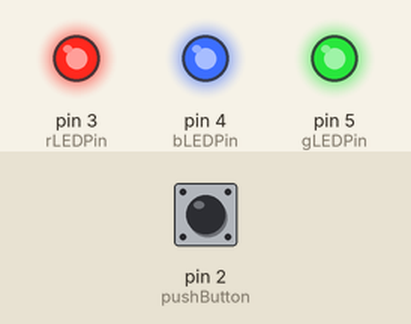
Recording of a sketch running on a simulated Arduino Uno, built with avr-gcc and run on an emulated ATmega328P. On the bench: output pins drawn as LEDs (lit = HIGH). The inputs (shaded band) are chosen by the test bench; at power-on: pin 2 (pushButton) LOW.

Above: at 1.2 s.
1.3 s: pin 2 (pushButton) pulled HIGH for 0.15 s
At 2.2 s:
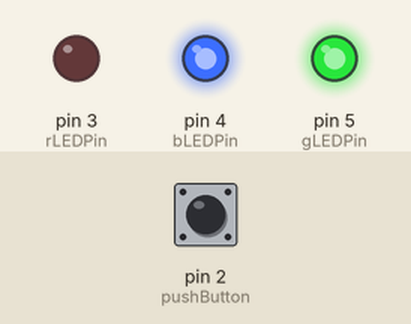
2.9 s: pin 2 (pushButton) pulled HIGH for 1 s
At 3.4 s:
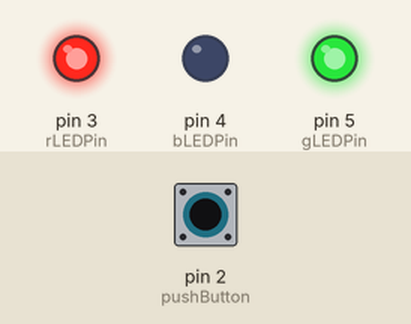
5.4 s: pin 2 (pushButton) pulled HIGH for 0.15 s
At 6.6 s:
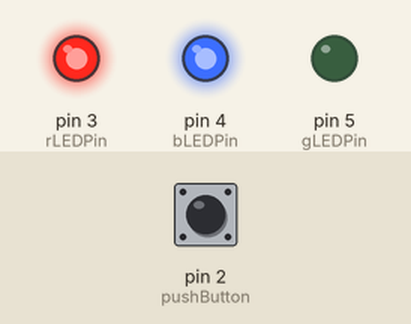
7.0 s: pin 2 (pushButton) pulled HIGH for 3.2 s
At 7.8 s:
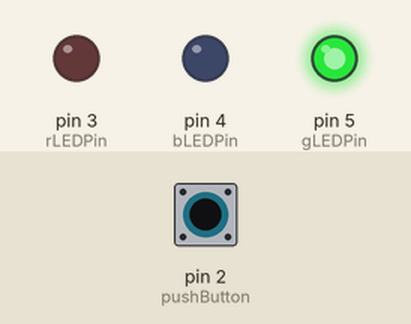
11.7 s: pin 2 (pushButton) pulled HIGH for 0.15 s
At 12.5 s:
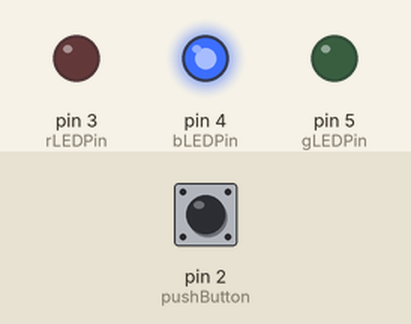
13.3 s: pin 2 (pushButton) pulled HIGH for 1 s
At 13.8 s:
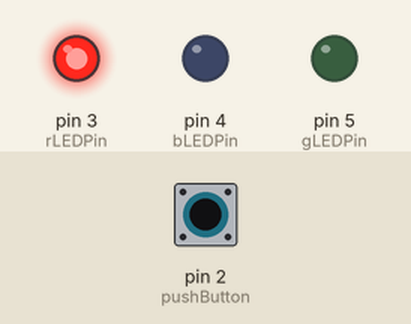
Timing chart, 0 to 16.3 s (numbered marks = the images above; inputs shaded):
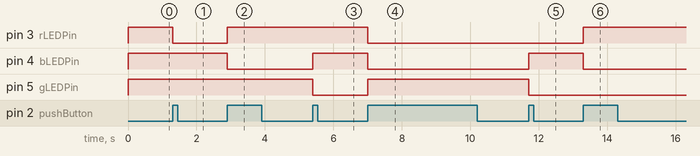

The sketch:

1001_2.ino
```cpp
const int pushButton=2;
const int rLEDPin=3;
const int bLEDPin=4;
const int gLEDPin=5;

int buttonState=0;
int ledcolor=0;
bool ButtonPressed= false;
void setup() {
  pinMode(rLEDPin, OUTPUT);
  pinMode(bLEDPin, OUTPUT);
  pinMode(gLEDPin, OUTPUT);
  pinMode(pushButton, INPUT);
}
void loop() {
  buttonState=digitalRead(pushButton);
  if(buttonState == HIGH && !ButtonPressed) {
  ledcolor = ledcolor + 1;
  ButtonPressed = true;
  }
  if(buttonState == LOW && ButtonPressed){
  ButtonPressed = false;
  }
  if(ledcolor==0){
    digitalWrite(rLEDPin, HIGH);
    digitalWrite(bLEDPin, HIGH);
    digitalWrite(gLEDPin, HIGH);
}else if(ledcolor==1){
    digitalWrite(rLEDPin, LOW);
    digitalWrite(bLEDPin, HIGH);
    digitalWrite(gLEDPin, HIGH);
}else if(ledcolor==2){
    digitalWrite(rLEDPin, HIGH);
    digitalWrite(bLEDPin, LOW);
    digitalWrite(gLEDPin, HIGH);
}else if(ledcolor==3){
    digitalWrite(rLEDPin, HIGH);
    digitalWrite(bLEDPin, HIGH);
    digitalWrite(gLEDPin, LOW);
}else if(ledcolor==4){
  digitalWrite(rLEDPin, LOW);
  digitalWrite(bLEDPin, LOW);
  digitalWrite(gLEDPin, HIGH);
}else if(ledcolor==5){
  digitalWrite(rLEDPin, LOW);
  digitalWrite(bLEDPin, HIGH);
  digitalWrite(gLEDPin, LOW);
}else if(ledcolor==6){
  digitalWrite(rLEDPin, HIGH);
  digitalWrite(bLEDPin, LOW);
  digitalWrite(gLEDPin, LOW);
}else if(ledcolor==7){
  digitalWrite(rLEDPin, LOW);
  digitalWrite(bLEDPin, LOW);
  digitalWrite(gLEDPin, LOW);
}else if(ledcolor==8){
  ledcolor=0;
}
}
  
```

Measured:
- after the input at 1.3 s, pin 3 (rLEDPin): HIGH → LOW at once
- after the input at 2.9 s, pin 3 (rLEDPin): LOW → HIGH at once; pin 4 (bLEDPin): HIGH → LOW at once
- after the input at 5.4 s, pin 4 (bLEDPin): LOW → HIGH at once; pin 5 (gLEDPin): HIGH → LOW at once
- after the input at 7.0 s, pin 3 (rLEDPin), pin 4 (bLEDPin): HIGH → LOW at once; pin 5 (gLEDPin): LOW → HIGH at once
- after the input at 11.7 s, pin 4 (bLEDPin): LOW → HIGH at once; pin 5 (gLEDPin): HIGH → LOW at once
- after the input at 13.3 s, pin 3 (rLEDPin): LOW → HIGH at once; pin 4 (bLEDPin): HIGH → LOW at once
